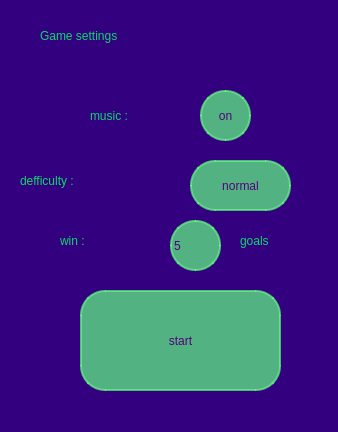
<?xml version="1.0" encoding="UTF-8"?>
<ui version="4.0">
 <class>MainWindow</class>
 <widget class="QMainWindow" name="MainWindow">
  <property name="geometry">
   <rect>
    <x>0</x>
    <y>0</y>
    <width>338</width>
    <height>432</height>
   </rect>
  </property>
  <property name="cursor">
   <cursorShape>CrossCursor</cursorShape>
  </property>
  <property name="windowTitle">
   <string>MainWindow</string>
  </property>
  <property name="styleSheet">
   <string notr="true">background : rgb(51, 0, 128);
</string>
  </property>
  <widget class="QWidget" name="centralwidget">
   <widget class="QLabel" name="label">
    <property name="geometry">
     <rect>
      <x>40</x>
      <y>10</y>
      <width>301</width>
      <height>51</height>
     </rect>
    </property>
    <property name="styleSheet">
     <string notr="true">color: rgb(12, 216, 107);
font: 87 30pt &quot;Segoe UI Black&quot;;
border:none;
</string>
    </property>
    <property name="text">
     <string>Game settings</string>
    </property>
   </widget>
   <widget class="QLabel" name="label_2">
    <property name="geometry">
     <rect>
      <x>90</x>
      <y>100</y>
      <width>101</width>
      <height>31</height>
     </rect>
    </property>
    <property name="styleSheet">
     <string notr="true">color: rgb(12, 216, 107);
font: 87 20pt &quot;Segoe UI Black&quot;;
border:none;</string>
    </property>
    <property name="text">
     <string>music :</string>
    </property>
   </widget>
   <widget class="QPushButton" name="music">
    <property name="geometry">
     <rect>
      <x>200</x>
      <y>90</y>
      <width>51</width>
      <height>51</height>
     </rect>
    </property>
    <property name="cursor">
     <cursorShape>PointingHandCursor</cursorShape>
    </property>
    <property name="styleSheet">
     <string notr="true">.QPushButton {
background:rgba(98, 255, 129,0.7);
border:2px solid rgba(98, 255, 129,0.7) ;
   border-radius: 25px;
	font: 75 16pt &quot;MS Shell Dlg 2&quot;;
 color:rgb(85, 0, 127)

}
.QPushButton:hover {
background:rgba(98, 255, 129,1);

}</string>
    </property>
    <property name="text">
     <string>on</string>
    </property>
   </widget>
   <widget class="QLabel" name="label_3">
    <property name="geometry">
     <rect>
      <x>20</x>
      <y>160</y>
      <width>151</width>
      <height>41</height>
     </rect>
    </property>
    <property name="styleSheet">
     <string notr="true">color: rgb(12, 216, 107);
font: 87 20pt &quot;Segoe UI Black&quot;;
border:none;</string>
    </property>
    <property name="text">
     <string>defficulty :</string>
    </property>
   </widget>
   <widget class="QPushButton" name="dif">
    <property name="geometry">
     <rect>
      <x>190</x>
      <y>160</y>
      <width>101</width>
      <height>51</height>
     </rect>
    </property>
    <property name="cursor">
     <cursorShape>PointingHandCursor</cursorShape>
    </property>
    <property name="styleSheet">
     <string notr="true">.QPushButton {
background:rgba(98, 255, 129,0.7);
border:2px solid rgba(98, 255, 129,0.7) ;
   border-radius: 25px;
	font: 75 16pt &quot;MS Shell Dlg 2&quot;;
 color:rgb(85, 0, 127)

}
.QPushButton:hover {
background:rgba(98, 255, 129,1);

}</string>
    </property>
    <property name="text">
     <string>normal</string>
    </property>
   </widget>
   <widget class="QLabel" name="label_4">
    <property name="geometry">
     <rect>
      <x>60</x>
      <y>220</y>
      <width>81</width>
      <height>41</height>
     </rect>
    </property>
    <property name="styleSheet">
     <string notr="true">color: rgb(12, 216, 107);
font: 87 20pt &quot;Segoe UI Black&quot;;
border:none;</string>
    </property>
    <property name="text">
     <string>win :</string>
    </property>
   </widget>
   <widget class="QLabel" name="label_5">
    <property name="geometry">
     <rect>
      <x>240</x>
      <y>220</y>
      <width>71</width>
      <height>41</height>
     </rect>
    </property>
    <property name="styleSheet">
     <string notr="true">color: rgb(12, 216, 107);
font: 87 20pt &quot;Segoe UI Black&quot;;
border:none;</string>
    </property>
    <property name="text">
     <string>goals</string>
    </property>
   </widget>
   <widget class="QLineEdit" name="goal">
    <property name="geometry">
     <rect>
      <x>170</x>
      <y>220</y>
      <width>51</width>
      <height>51</height>
     </rect>
    </property>
    <property name="layoutDirection">
     <enum>Qt::LeftToRight</enum>
    </property>
    <property name="styleSheet">
     <string notr="true">.QLineEdit {
background:rgba(98, 255, 129,0.7);
border:2px solid rgba(98, 255, 129,0.7) ;
   border-radius: 25px;
	font: 75 16pt &quot;MS Shell Dlg 2&quot;;
 color:rgb(85, 0, 127);
text-align: center;

}
.QLineEdit:hover {
background:rgba(98, 255, 129,1);

}</string>
    </property>
    <property name="text">
     <string>5</string>
    </property>
   </widget>
   <widget class="QPushButton" name="sta">
    <property name="geometry">
     <rect>
      <x>80</x>
      <y>290</y>
      <width>201</width>
      <height>101</height>
     </rect>
    </property>
    <property name="cursor">
     <cursorShape>PointingHandCursor</cursorShape>
    </property>
    <property name="styleSheet">
     <string notr="true">.QPushButton {
background:rgba(98, 255, 129,0.7);
border:2px solid rgba(98, 255, 129,0.7) ;
   border-radius: 25px;
	font: 75 40pt &quot;MS Shell Dlg 2&quot;;
 color:rgb(85, 0, 127)

}
.QPushButton:hover {
background:rgba(98, 255, 129,1);

}</string>
    </property>
    <property name="text">
     <string>start</string>
    </property>
   </widget>
  </widget>
 </widget>
 <resources/>
 <connections/>
</ui>
